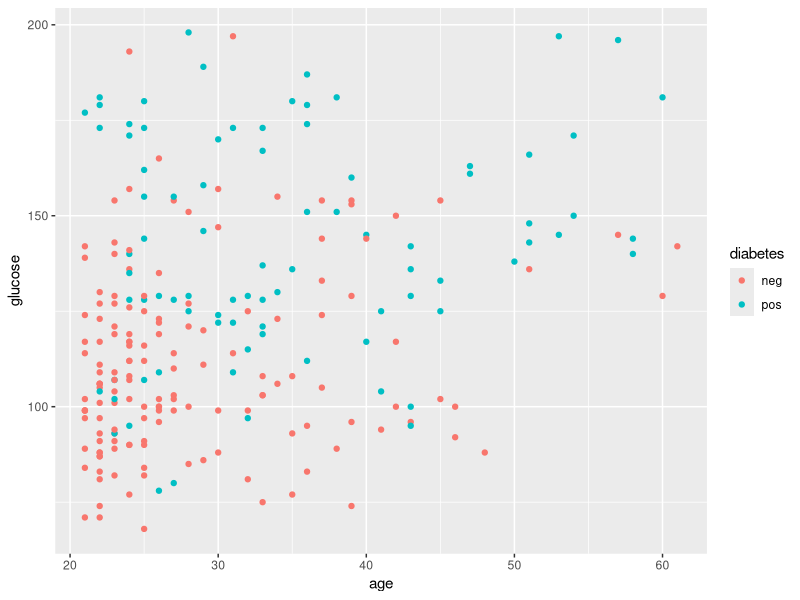
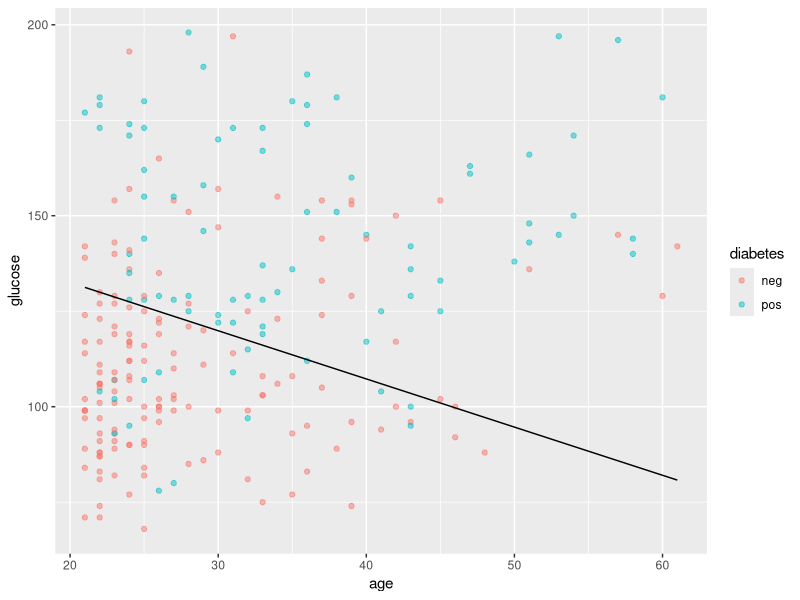
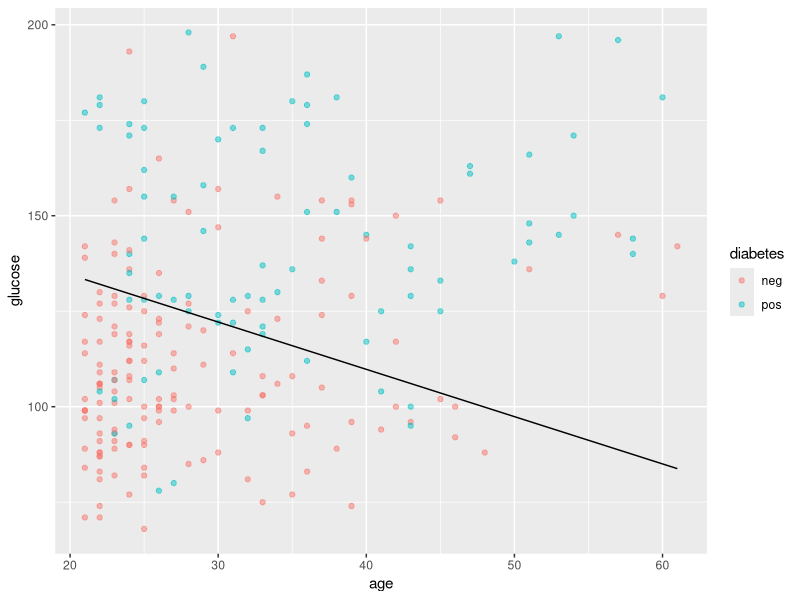
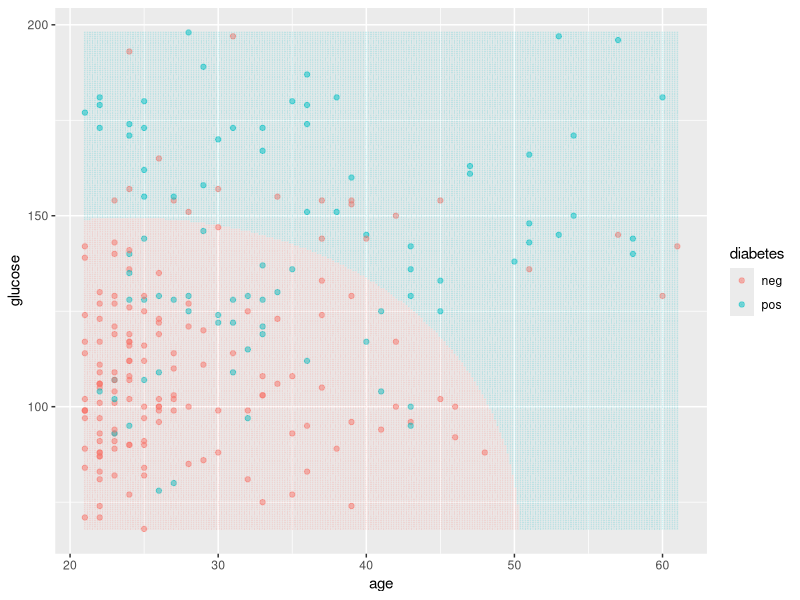
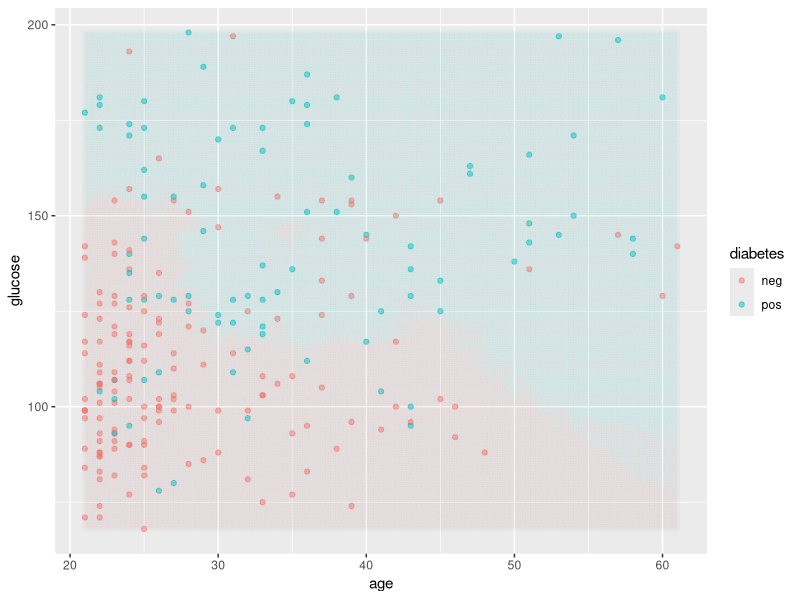

Source code (R) for these figures, in order:
## ---- chunk 1
knitr::opts_chunk$set(echo = TRUE, fig.width=4, fig.height=4)
## ---- chunk 2
#install.packages("mlbench") # first time only
suppressMessages(library(mlbench) )
library(ggplot2)
library(class)
library(MASS)
data(PimaIndiansDiabetes2)
d <- na.omit(PimaIndiansDiabetes2)
set.seed(2)
s <- sample(nrow(d), round(.6*nrow(d)))
dtrain <- d[s,]
dtest<- d[-s,]
## ---- chunk 3
b <- ggplot(dtrain, aes(x = age, y = glucose,col=diabetes))
b + geom_point()
## ---- chunk 4
l_r <- glm(diabetes ~ age + glucose, family = "binomial", data = dtrain)

#Need to use a grid to generate x, y values to plot the
#data smoothly.
grid <- expand.grid(age =seq(min(dtrain$age), max(dtrain$age), length=235),
glucose = seq(min(dtrain$glucose), max(dtrain$glucose), length=235) )
#Logistic Regression on the grid in order to show the 
#classification boundaries
grid$lr <- predict(l_r, grid, type="response")


ggplot(data=dtrain, aes(x=age, y=glucose)) +
geom_point(aes(color=diabetes),alpha=.5)+
geom_contour(data=grid,aes(z=lr),breaks=0.3, color="black")

#Computing the test error.
prob_lr <- predict(l_r, dtest, type="response")
#Using a threshold of 0.3 for a positive result, it seems to fit the data best according to the plot.
pred_lr <- factor(ifelse(prob_lr < 0.3, "neg", "pos"))
#confus_lr<- table(dtest$diabetes, pred_lr)
error_lr <- mean(pred_lr != dtest$diabetes)
print(error_lr)
## ---- chunk 5

l_d_a <- lda(diabetes~age+glucose,data=dtrain)

grid$lda <- predict(l_d_a, grid)$posterior[,'pos']

ggplot(data=dtrain, aes(x=age, y=glucose)) +
geom_point(aes(color=diabetes),alpha=.5)+
geom_contour(data=grid, aes(z=lda),breaks=0.3, color="black")


#Computing the test error again using a theshold of 0.3.
prob_lda <- predict(l_d_a, dtest,type="response")$posterior[,'pos']
pred_lda <- factor(ifelse(prob_lda < 0.3, "neg", "pos"))
#confus_lr<- table(dtest$diabetes, pred_lda)
error_lda <- mean(pred_lda != dtest$diabetes)
print(error_lda)
## ---- chunk 6
q_d_a <- qda(diabetes ~ age+glucose,data=dtrain)


grid$qda <- predict(q_d_a, grid)$class


ggplot(data=dtrain, aes(x=age, y=glucose)) +
geom_point(aes(color=diabetes),alpha=.5)+
geom_point(data=grid, aes(color=qda),size=.1,alpha=0.1)

test_qda <- predict(q_d_a, dtest)$class
error_qda <- mean(test_qda != dtest$diabetes)
print(error_qda)

#QDA produces the smallest test error rate, so its a better fit overall.
#The plot also seems to encapsulate the data well.
## ---- chunk 7

knn_train <- scale(dtrain[c('age', 'glucose')])
knn_test <- dtest[c('age', 'glucose')]


means <- attr(knn_train,"scaled:center")
sds<- attr(knn_train,"scaled:scale")
knn_test = scale(knn_test,center=means, scale=sds)


knn_5 <- knn(train = knn_train, test = knn_test,cl= dtrain$diabetes, k=5)


knn_30 <- knn(train = knn_train, test = knn_test,cl = dtrain$diabetes, k=30)


error_knn5<- mean(knn_5 != dtest$diabetes)


error_knn30 <- mean(knn_30 != dtest$diabetes)

print(error_knn5)
print(error_knn30)
#The test error is lower for k=30.
## ---- chunk 8
grid_knn <-expand.grid(age =seq(min(dtrain$age), max(dtrain$age), length=235),
glucose = seq(min(dtrain$glucose), max(dtrain$glucose), length=235) )
scaled_grid <- scale(grid_knn, center=means, scale=sds)


knn_pred <- knn(train = knn_train, test = scaled_grid,cl = dtrain$diabetes, k=30)
grid_knn$knn <- knn_pred

ggplot(data=dtrain, aes(x=age, y=glucose, color=diabetes))+
geom_point(alpha=.5)+
geom_point(data=grid_knn,aes(color=knn),alpha=.01)

#The test error is lowest for knn, the classification boundaries for the training data also is a better fit than the other models.

#I would recommened knn with k=30.
